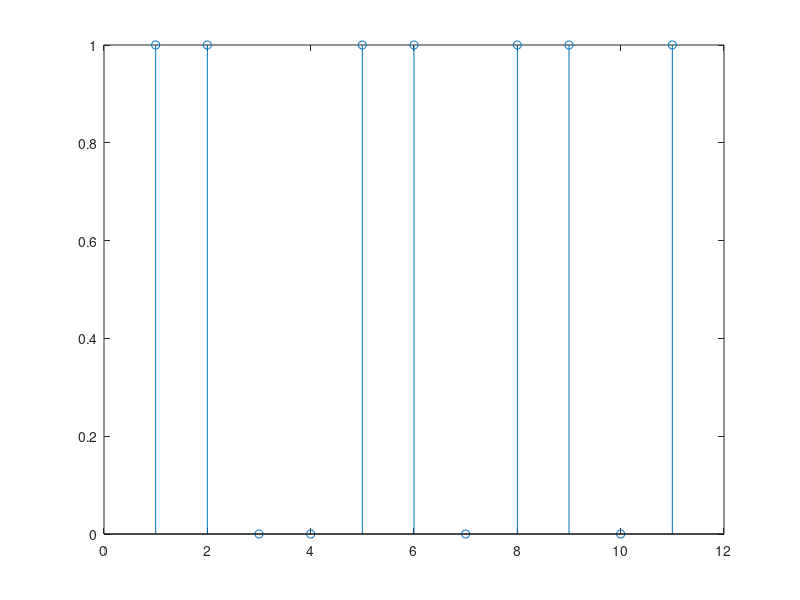

Write MATLAB code to recreate this figure.
v = [];
F0 = 2000;
Fs = 12000;
n = 1:11;

for i = 1:1:11
    random = rand();
    if( random > 0.5 )
        v(i) = 1;
    else
        v(i) = 0;
    end
end

stem(n,v);
%Nu stiu sa-l esantionez